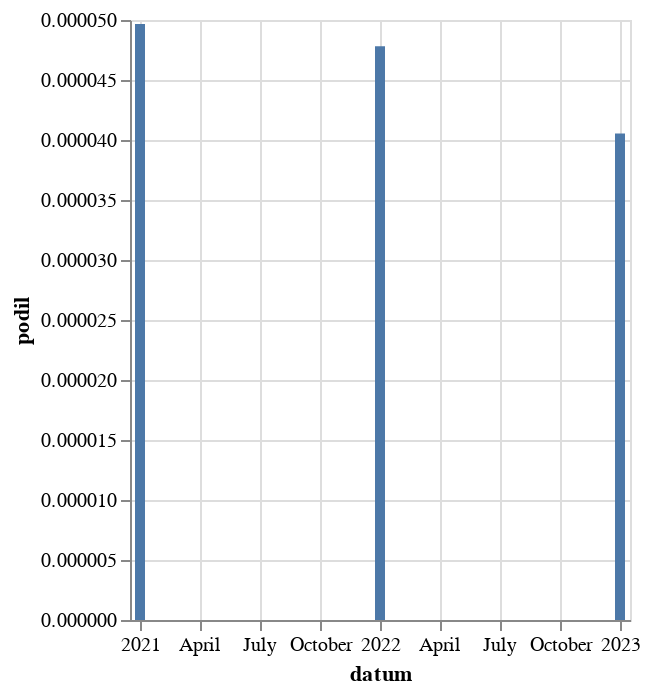

Here is the notebook cell this chart was saved with:
### Code cell
alt.Chart(
    zavorka("bučen").to_pandas(),
    width = 250
).mark_bar(
).encode(
    alt.X('datum:T'),
    alt.Y('podil:Q')
)

### Figure 1 — Vega-Lite specification as saved in the notebook (floating-point values rounded to 4 significant figures)
{"config": {"view": {"continuousWidth": 300, "continuousHeight": 300}}, "data": {"name": "data-558f34fbed4740bf0a21474af58d16ea"}, "mark": {"type": "bar"}, "encoding": {"x": {"field": "datum", "type": "temporal"}, "y": {"field": "podil", "type": "quantitative"}}, "width": 250, "$schema": "https://vega.github.io/schema/vega-lite/v5.8.0.json", "datasets": {"data-558f34fbed4740bf0a21474af58d16ea": [{"id": null, "datum": "1993-01-01T00:00:00", "id_right": 9366, "podil": null}, {"id": null, "datum": "1994-01-01T00:00:00", "id_right": 7771, "podil": null}, {"id": null, "datum": "1995-01-01T00:00:00", "id_right": 9237, "podil": null}, {"id": null, "datum": "1996-01-01T00:00:00", "id_right": 9568, "podil": null}, {"id": null, "datum": "1997-01-01T00:00:00", "id_right": 16632, "podil": null}, {"id": null, "datum": "1998-01-01T00:00:00", "id_right": 11816, "podil": null}, {"id": null, "datum": "1999-01-01T00:00:00", "id_right": 20885, "podil": null}, {"id": null, "datum": "2000-01-01T00:00:00", "id_right": 24941, "podil": null}, {"id": null, "datum": "2001-01-01T00:00:00", "id_right": 20971, "podil": null}, {"id": null, "datum": "2002-01-01T00:00:00", "id_right": 16715, "podil": null}, {"id": null, "datum": "2003-01-01T00:00:00", "id_right": 22293, "podil": null}, {"id": null, "datum": "2004-01-01T00:00:00", "id_right": 20561, "podil": null}, {"id": null, "datum": "2005-01-01T00:00:00", "id_right": 23234, "podil": null}, {"id": null, "datum": "2006-01-01T00:00:00", "id_right": 14467, "podil": null}, {"id": null, "datum": "2007-01-01T00:00:00", "id_right": 14220, "podil": null}, {"id": null, "datum": "2008-01-01T00:00:00", "id_right": 14651, "podil": null}, {"id": null, "datum": "2009-01-01T00:00:00", "id_right": 16744, "podil": null}, {"id": null, "datum": "2010-01-01T00:00:00", "id_right": 12756, "podil": null}, {"id": null, "datum": "2011-01-01T00:00:00", "id_right": 17878, "podil": null}, {"id": null, "datum": "2012-01-01T00:00:00", "id_right": 14550, "podil": null}, {"id": null, "datum": "2013-01-01T00:00:00", "id_right": 9619, "podil": null}, {"id": null, "datum": "2014-01-01T00:00:00", "id_right": 20991, "podil": null}, {"id": null, "datum": "2015-01-01T00:00:00", "id_right": 21692, "podil": null}, {"id": null, "datum": "2016-01-01T00:00:00", "id_right": 23117, "podil": null}, {"id": null, "datum": "2017-01-01T00:00:00", "id_right": 18413, "podil": null}, {"id": null, "datum": "2018-01-01T00:00:00", "id_right": 20820, "podil": null}, {"id": null, "datum": "2019-01-01T00:00:00", "id_right": 25186, "podil": null}, {"id": null, "datum": "2020-01-01T00:00:00", "id_right": 23803, "podil": null}, {"id": 1.0, "datum": "2021-01-01T00:00:00", "id_right": 20133, "podil": 4.967e-05}, {"id": 1.0, "datum": "2022-01-01T00:00:00", "id_right": 20911, "podil": 4.782e-05}, {"id": 1.0, "datum": "2023-01-01T00:00:00", "id_right": 24660, "podil": 4.055e-05}, {"id": null, "datum": "2024-01-01T00:00:00", "id_right": 23938, "podil": null}, {"id": null, "datum": "2025-01-01T00:00:00", "id_right": 12617, "podil": null}]}}
